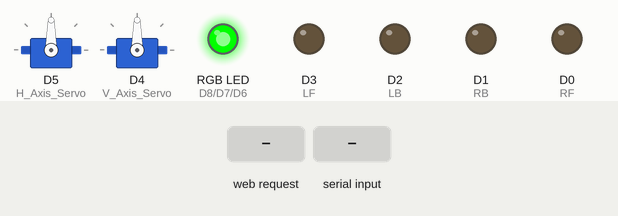
The sketch below on a simulated ESP8266 (NodeMCU). Shown: 2 × servo, an RGB LED mixed from three pins (HIGH = lit), output pins drawn as LEDs (lit = HIGH). Inputs (shaded band) come from the test bench. WiFi joins after 1.5 s; servers stay silent unless stated; what the sketch prints to the serial monitor is not drawn. At 12.8 s the program restarts the board; the recording ends there.

Above: at 3.2 s.
3.3 s: HTTP request GET /reset received
At 3.9 s:
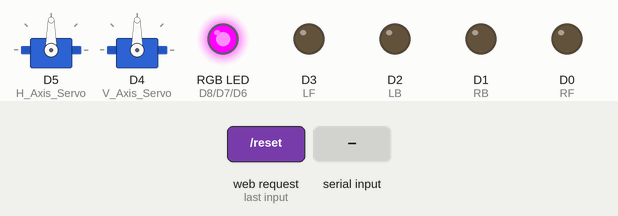
6.3 s: "send=\n" received over Serial
8.8 s: HTTP request GET /RoverStop received
At 11.7 s:
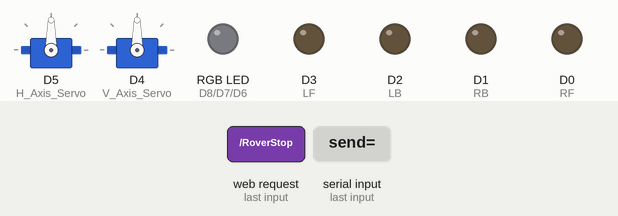
11.8 s: "reset\n" received over Serial
At 12.6 s:
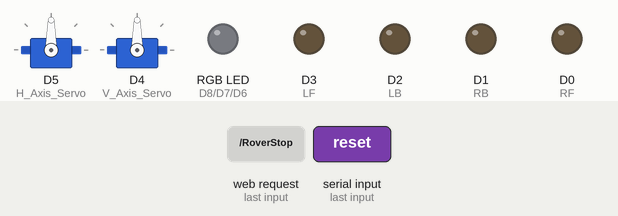
Timing chart, 0 to 12.8 s (numbered marks = the images above; inputs shaded):
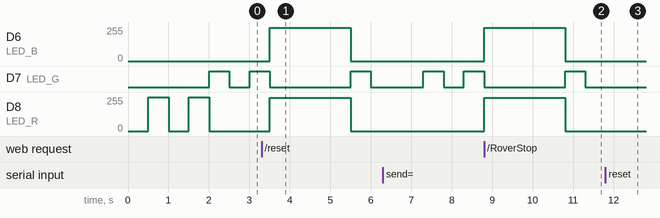

Measured:
- after the input at 3.3 s, D6 (LED_B), D8 (LED_R): 0/255 → 250/255 after 0.20 s, → 0/255 2.0 s later
- after the input at 8.8 s, D6 (LED_B), D8 (LED_R): 0/255 → 250/255 at once, → 0/255 2.0 s later
- after the input at 11.8 s, D7 (LED_G): stays LOW (without the input it goes to HIGH after 0.01 s)

The sketch:

RoverViaWiFiV2.ino
```cpp
#include <Servo.h>
#include<ESP8266WiFi.h>


const char* ssid = "Your Router SSID";
const char* password = "WiFi Password";

#define RF D0
#define RB D1
#define LF D3
#define LB D2
#define LED_R D8
#define LED_G D7
#define LED_B D6
#define H_Axis_Servo D5
#define V_Axis_Servo D4


const int lo = 0;
const int firstGear = 150;
const int secondGear = 200;
const int thirdGear = 255;
const int max_H_Rotation = 170;
const int min_H_Rotation = 0;
const int max_V_Rotation = 170;
const int min_V_Rotation = 0;

int gear = firstGear;

const int REFRESH_RATE = 500; //set refresh rate to 0.5S.
const int REFRESH_RATE_AFTER_CLIENT = 2;
const int PROTECTION_CMD_EXE_RATE = 500;
const int PORT = 5599;


WiFiServer server(PORT);
Servo Hservo;
Servo Vservo;

int H_rotation = 90;
int V_rotation = 90;
long clk = 0;
void(* resetFunc) (void) = 0;

void setup() {
  Hservo.attach(H_Axis_Servo);
  Vservo.attach(V_Axis_Servo);
  Hservo.write(H_rotation);
  Vservo.write(V_rotation);
  pinMode(LED_R,OUTPUT);
  pinMode(LED_G,OUTPUT);
  pinMode(LED_B,OUTPUT);
  RGB_LED(255,0,0);
  Serial.begin(115200);
  Serial.print("Connecting");
  WiFi.begin(ssid, password);

  while (WiFi.status() != WL_CONNECTED) {
    RGB_LED(0,0,0);
    delay(500);
    RGB_LED(255,0,0);
    delay(500);
    Serial.print(".");
  }
  RGB_LED(0,255,0);
  Serial.println("\nConnected");
  Serial.print("IP ADDRESS :");
  Serial.println(WiFi.localIP());
  server.begin();
  Serial.println("server started.");

  pinMode(RF,OUTPUT);
  pinMode(RB,OUTPUT);
  pinMode(LF,OUTPUT);
  pinMode(LB,OUTPUT);

  roverStop();
  Serial.println("rover is ready.");
}

void loop() {
  //run recursivly on predefinded time period
  if (clk <= millis()) {
      LED_Toggle();
    if (WiFi.status() != WL_CONNECTED) { //disconnected
      Serial.println("Connection lost :(");
      Serial.println("Resetting...");
      RGB_LED(255,0,0);
      resetFunc();
    }
    else { //no problem in connection
      WiFiClient client_ = server.available();
      //Serial.println("waiting for clients.");
      if (client_){
        Serial.println("Client Connected.");
        RGB_LED(250,0,250);
        StattingWorkWithClient(client_);
      }
    }

    clk = millis() + REFRESH_RATE;
  }

  //check Serial commands are available
  checkSerialCmds();

}

bool tgl = true;
void LED_Toggle()
{
  if(tgl){
    tgl = false;
    RGB_LED(0,255,0);
    }
  else{
    tgl = true;
    RGB_LED(0,0,0);
    }
  }

void RGB_LED(int R,int G,int B)
{
    analogWrite(LED_R,R);
    analogWrite(LED_G,G);
    analogWrite(LED_B,B);
  }

void setGear(int g){
    if(g==1){
      gear = firstGear;
      }
    else if(g==2){
      gear = secondGear;
      }
    else if(g==3){
      gear = thirdGear;
      }
  }

int lastCmd = 0;
long cmdTimeOut = 0;

void roverStop(){
  analogWrite(RF,lo);
  analogWrite(RB,lo);
  analogWrite(LF,lo);
  analogWrite(LB,lo);
  lastCmd = 1;
  cmdTimeOut = millis();
  }

 void roverTurnRight(){
  analogWrite(RF,lo);
  analogWrite(RB,gear);
  analogWrite(LF,gear);
  analogWrite(LB,lo);
  lastCmd = 2;
  cmdTimeOut = millis();

  }

void roverTurnLeft(){
  analogWrite(RF,gear);
  analogWrite(RB,lo);
  analogWrite(LF,lo);
  analogWrite(LB,gear);
  lastCmd = 3;
  cmdTimeOut = millis();

  }

void roverForward(){
  analogWrite(RF,gear);
  analogWrite(RB,lo);
  analogWrite(LF,gear);
  analogWrite(LB,lo);
  lastCmd = 4;
  cmdTimeOut = millis();

  }

void roverBackward(){
  analogWrite(RF,lo);
  analogWrite(RB,gear);
  analogWrite(LF,lo);
  analogWrite(LB,gear);
  lastCmd=5;
  cmdTimeOut = millis();
  }


const int servoSpeed = 5;
void camUp(){
  if(H_rotation+servoSpeed<=max_H_Rotation){
    H_rotation+=servoSpeed;
    Hservo.write(H_rotation);
  }
}
void camDown(){
  if(H_rotation-servoSpeed>=min_H_Rotation){
    H_rotation-=servoSpeed;
    Hservo.write(H_rotation);
  }
}
void camLeft(){
    if(V_rotation-servoSpeed>=min_V_Rotation){
    V_rotation-=servoSpeed;
    Vservo.write(V_rotation);
  }
}
void camRight(){
  if(V_rotation+servoSpeed<=max_V_Rotation){
    V_rotation+=servoSpeed;
    Vservo.write(V_rotation);
  }
}

void checkSerialCmds(){
    String cmd;
  while (Serial.available() > 0) {
    cmd += Serial.readString();
  }
  if (cmd.length() > 0) {
    String cmdE = "";
    for (int i = 0; i < cmd.length(); i++) {
      if (cmd[i] != '\n') {
        cmdE += cmd[i];
      }
      else {
        execute_cmd(cmdE);
        cmdE = "";
      }
    }
  }
  }

bool isConnectedWithClient = false;
String msgToSend;
bool waitingForSendingMsg = false;
void execute_cmd(String cmd)
{
  Serial.print("executing command :");
  Serial.println(cmd);
  cmd.trim();
  if (cmd == "reset") {
    Serial.println("resetting");
    resetFunc();
  }

  if(isConnectedWithClient){//execute these commands only if Client connected
    if(cmd.startsWith("send=")){
      msgToSend = cmd.substring(5);
      Serial.println("sending msg :"+msgToSend);
      waitingForSendingMsg = true;
      }
    }
}

void StattingWorkWithClient(WiFiClient client_) {
  while (WiFi.status() == WL_CONNECTED && client_.connected() ) {
    if(clk <= millis()){
      isConnectedWithClient = true;
      if(waitingForSendingMsg){
      client_.println(msgToSend);
      waitingForSendingMsg = false;
      }
      //Serial.println("client is online");
      checkSerialCmds();
      if(client_.available()){
          String line = client_.readStringUntil('\n');
          Serial.println(line);
             if (line == "reset") {
              Serial.println("resetting");
              resetFunc();
              }
            if(line == "RoverStop"){
                roverStop();
              }
            else if(line=="RoverF"){
                roverForward();
              }
            else if(line=="RoverB"){
                roverBackward();
              }
            else if(line=="RoverR"){
                roverTurnRight();
              }
            else if(line=="RoverL"){
                roverTurnLeft();
              }
            else if(line=="CamU"){
              camUp();
            }
            else if(line=="CamD"){
              camDown();
            }
            else if(line=="CamL"){
              camLeft();
            }
            else if(line=="CamR"){
              camRight();
            }
            if(line.startsWith("Gear=")){
                String temGear = line.substring(5);
                int tGear = temGear.toInt();
                setGear(tGear);
                executeLastCmd();
              }
        }
      clk = millis() + REFRESH_RATE_AFTER_CLIENT;
    }
    if(cmdTimeOut+PROTECTION_CMD_EXE_RATE <= millis())
       {
       roverStop();
       Serial.println("executing roverStop signal for rover protection.");
       }
    }
    roverStop();
    Serial.println("Client disconnected");
    isConnectedWithClient = false;
  }

  void executeLastCmd()
  {
      if(lastCmd==1){roverStop();}
      else if(lastCmd==2){roverTurnRight();}
      else if(lastCmd==3){roverTurnLeft();}
      else if(lastCmd==4){roverForward();}
      else if(lastCmd==5){roverBackward();}

    }
```
